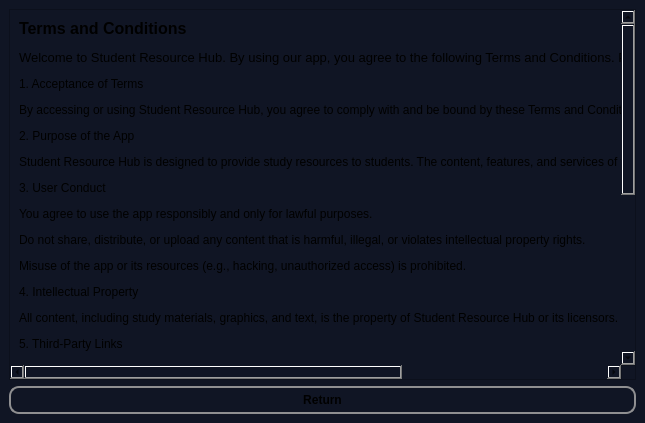
<?xml version="1.0" encoding="UTF-8"?>
<ui version="4.0">
 <class>termsncond</class>
 <widget class="QMainWindow" name="termsncond">
  <property name="geometry">
   <rect>
    <x>0</x>
    <y>0</y>
    <width>645</width>
    <height>423</height>
   </rect>
  </property>
  <property name="windowTitle">
   <string>MainWindow</string>
  </property>
  <property name="styleSheet">
   <string notr="true">background-color: rgb(16, 21, 36);
</string>
  </property>
  <widget class="QWidget" name="centralwidget">
   <layout class="QVBoxLayout" name="verticalLayout">
    <item>
     <widget class="QScrollArea" name="scrollArea">
      <property name="widgetResizable">
       <bool>true</bool>
      </property>
      <widget class="QWidget" name="scrollAreaWidgetContents">
       <property name="geometry">
        <rect>
         <x>0</x>
         <y>0</y>
         <width>850</width>
         <height>697</height>
        </rect>
       </property>
       <layout class="QVBoxLayout" name="verticalLayout_2">
        <item>
         <widget class="QLabel" name="label">
          <property name="text">
           <string>&lt;html&gt;&lt;head/&gt;&lt;body&gt;&lt;p&gt;&lt;span style=&quot; font-size:12pt; font-weight:700;&quot;&gt;Terms and Conditions&lt;/span&gt;&lt;/p&gt;&lt;p&gt;&lt;span style=&quot; font-size:10pt;&quot;&gt;Welcome to Student Resource Hub. By using our app, you agree to the following Terms and Conditions. Please read them carefully.&lt;/span&gt;&lt;/p&gt;&lt;p&gt;1. Acceptance of Terms&lt;/p&gt;&lt;p&gt;By accessing or using Student Resource Hub, you agree to comply with and be bound by these Terms and Conditions. If you do not agree, you may not use the app.&lt;/p&gt;&lt;p&gt;2. Purpose of the App&lt;/p&gt;&lt;p&gt;Student Resource Hub is designed to provide study resources to students. The content, features, and services of the app are for educational purposes only.&lt;/p&gt;&lt;p&gt;3. User Conduct&lt;/p&gt;&lt;p&gt;You agree to use the app responsibly and only for lawful purposes.&lt;/p&gt;&lt;p&gt;Do not share, distribute, or upload any content that is harmful, illegal, or violates intellectual property rights.&lt;/p&gt;&lt;p&gt;Misuse of the app or its resources (e.g., hacking, unauthorized access) is prohibited.&lt;/p&gt;&lt;p&gt;4. Intellectual Property&lt;/p&gt;&lt;p&gt;All content, including study materials, graphics, and text, is the property of Student Resource Hub or its licensors.&lt;/p&gt;&lt;p&gt;5. Third-Party Links&lt;/p&gt;&lt;p&gt;Student Resource Hub may contain links to third-party websites. We are not responsible for the content or privacy practices of these sites. Use them at your own discretion.&lt;/p&gt;&lt;p&gt;6. Account Security&lt;/p&gt;&lt;p&gt;Users are responsible for maintaining the confidentiality of their login details and account. Any activity conducted under your account is your responsibility.&lt;/p&gt;&lt;p&gt;7. Limitation of Liability&lt;/p&gt;&lt;p&gt;Student Resource Hub is not liable for any errors, omissions, or inaccuracies in the content provided. Users are encouraged to verify the accuracy of resources independently.&lt;/p&gt;&lt;p&gt;8. Privacy Policy&lt;/p&gt;&lt;p&gt;Your use of the app is also governed by our Privacy Policy, which outlines how we collect, use, and protect your data.&lt;/p&gt;&lt;p&gt;9. Modifications to Terms&lt;/p&gt;&lt;p&gt;Student Resource Hub reserves the right to modify these Terms and Conditions at any time. Changes will be effective upon posting.&lt;/p&gt;&lt;p&gt;10. Termination of Use&lt;/p&gt;&lt;p&gt;We reserve the right to suspend or terminate your access to the app for violations of these terms without prior notice.&lt;/p&gt;&lt;p&gt;&lt;br/&gt;&lt;/p&gt;&lt;/body&gt;&lt;/html&gt;</string>
          </property>
         </widget>
        </item>
       </layout>
      </widget>
     </widget>
    </item>
    <item>
     <widget class="QPushButton" name="pushButton">
      <property name="font">
       <font>
        <pointsize>9</pointsize>
        <bold>true</bold>
       </font>
      </property>
      <property name="styleSheet">
       <string notr="true">QPushButton {
    border: 2px solid #8f8f91;
    border-radius: 10px; 
    background-color:rgb(255, 255, 255,0);
    min-width: 10px; 
    min-height: 10px; 
    padding: 5px; 
    margin: 0px; 
}
</string>
      </property>
      <property name="text">
       <string>Return</string>
      </property>
     </widget>
    </item>
   </layout>
  </widget>
 </widget>
 <resources/>
 <connections/>
</ui>
